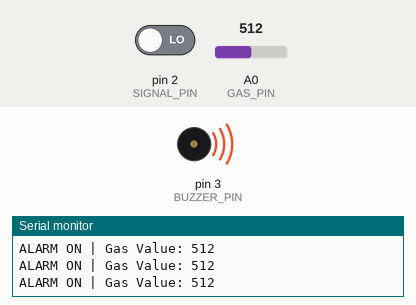
The sketch below on a simulated Arduino Uno, built with avr-gcc and run on an emulated ATmega328P. On the bench: buzzer (waves = sounding, pin HIGH), the last lines printed to the serial monitor. Inputs (shaded band) come from the test bench; at power-on: A0 (GAS_PIN) = 512, pin 2 (SIGNAL_PIN) LOW.

Above: at 1.2 s.
1.3 s: A0 (GAS_PIN) set to 462
2.8 s: A0 (GAS_PIN) set to 437
At 3.3 s:
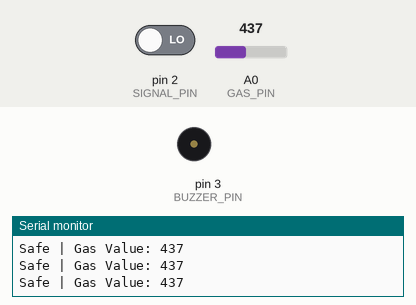
4.3 s: A0 (GAS_PIN) set to 460
At 5.6 s:
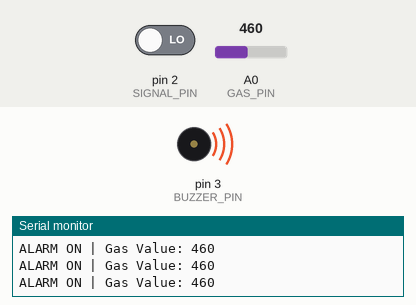
5.9 s: A0 (GAS_PIN) set to 440
At 7.2 s:
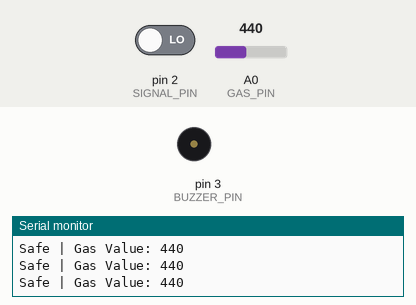
Timing chart, 0 to 8.5 s (numbered marks = the images above; inputs shaded):
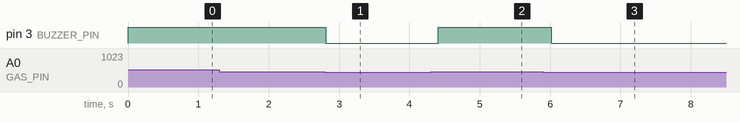

The sketch:

sketch_jan7a.ino
```cpp
//Slave side code

#define SIGNAL_PIN 2     // Signal from master (flame)
#define BUZZER_PIN 3     // Buzzer
#define GAS_PIN A0       // MQ-2 analog output

int gasThreshold = 450;

void setup() {
  pinMode(SIGNAL_PIN, INPUT);
  pinMode(BUZZER_PIN, OUTPUT);
  digitalWrite(BUZZER_PIN, LOW);

  Serial.begin(115200);
  Serial.println("Slave ready: Flame + Gas detection");
}

void loop() {
  int flameSignal = digitalRead(SIGNAL_PIN);
  int gasValue = analogRead(GAS_PIN);

  bool gasDetected = (gasValue > gasThreshold);

  if (flameSignal == HIGH || gasDetected) {
    digitalWrite(BUZZER_PIN, HIGH);
    Serial.print("ALARM ON | Gas Value: ");
    Serial.println(gasValue);
  } else {
    digitalWrite(BUZZER_PIN, LOW);
    Serial.print("Safe | Gas Value: ");
    Serial.println(gasValue);
  }

  delay(200);
}
```

Measured:
- the behaviour switches between 451 and 450 on A0 (GAS_PIN) (found by bisection; images 0 and 1)
- after the input at 2.8 s, pin 3 (BUZZER_PIN): HIGH → LOW at once
- after the input at 4.3 s, pin 3 (BUZZER_PIN): LOW → HIGH after 0.11 s
- after the input at 5.9 s, pin 3 (BUZZER_PIN): HIGH → LOW after 0.12 s
